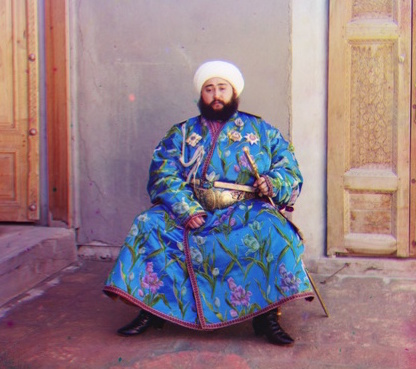
//> input picture src/ImageAlignment/images/image1.jpg, 416 x 369 px
$ ./image_alignment   (built with g++ and OpenCV 4)
//> lines starting //> are read from the running program, lines starting //| are printed output that depends on the picture
/**
 * OpenCV Image Alignment  Example
 *
 * Copyright 2015 by Satya Mallick <spmallick@learnopencv.com>
 *
 */

#include "opencv2/opencv.hpp"

using namespace cv;
using namespace std;

Mat GetGradient(Mat src_gray)
{
    Mat grad_x, grad_y;
    Mat abs_grad_x, abs_grad_y;

    int scale = 1;
    int delta = 0;
    int ddepth = CV_32FC1;
    ;

    // Calculate the x and y gradients using Sobel operator

    Sobel(src_gray, grad_x, ddepth, 1, 0, 3, scale, delta, BORDER_DEFAULT);
    convertScaleAbs(grad_x, abs_grad_x);

    Sobel(src_gray, grad_y, ddepth, 0, 1, 3, scale, delta, BORDER_DEFAULT);
    convertScaleAbs(grad_y, abs_grad_y);

    // Combine the two gradients
    Mat grad;
    addWeighted(abs_grad_x, 0.5, abs_grad_y, 0.5, 0, grad);

    return grad;
}

int main(int argc, char **argv)
{

    // Read 8-bit color image.
    // This is an image in which the three channels are
    // concatenated vertically.
    Mat im = imread("images/image1.jpg", IMREAD_GRAYSCALE);
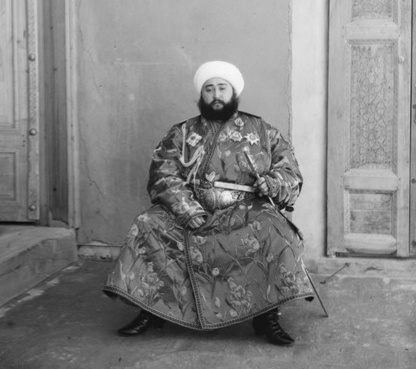
//> im: 369 rows x 416 cols, CV_8UC1; min 8, max 248, mean 131.8

    // Find the width and height of the color image
    Size sz = im.size();
//> sz = Size(416, 369)
    int height = sz.height / 3;
//> height = 123
    int width = sz.width;
//> width = 416

    // Extract the three channels from the gray scale image
    vector<Mat> channels;
    channels.push_back(im(Rect(0, 0, width, height)));
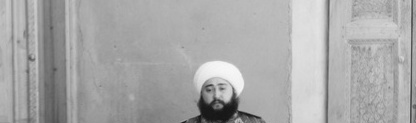
//> channels[0]: 123 rows x 416 cols, CV_8UC1; min 20, max 248, mean 168.6
    channels.push_back(im(Rect(0, height, width, height)));
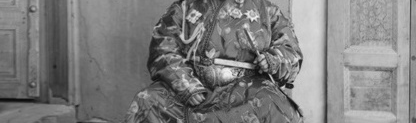
//> channels[1]: 123 rows x 416 cols, CV_8UC1; min 10, max 242, mean 125.7
    channels.push_back(im(Rect(0, 2 * height, width, height)));
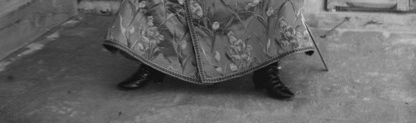
//> channels[2]: 123 rows x 416 cols, CV_8UC1; min 8, max 214, mean 101

    // Merge the three channels into one color image
    Mat im_color;
    merge(channels, im_color);
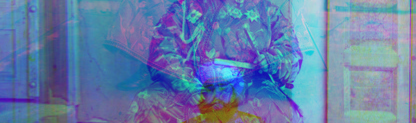
//> im_color: 123 rows x 416 cols, CV_8UC3; mean B, G, R 168.6, 125.7, 101

    // Set space for aligned image.
    vector<Mat> aligned_channels;
    aligned_channels.push_back(Mat(height, width, CV_8UC1));
    aligned_channels.push_back(Mat(height, width, CV_8UC1));

    // The blue and green channels will be aligned to the red channel.
    // So copy the red channel
    aligned_channels.push_back(channels[2].clone());
//> aligned_channels[0]: 123 rows x 416 cols, CV_8UC1; every value is 0

    // Define motion model
    const int warp_mode = MOTION_AFFINE;

    // Set space for warp matrix.
    Mat warp_matrix;

    // Set the warp matrix to identity.
    if (warp_mode == MOTION_HOMOGRAPHY)
        warp_matrix = Mat::eye(3, 3, CV_32F);
    else
        warp_matrix = Mat::eye(2, 3, CV_32F);

    // Set the stopping criteria for the algorithm.
    int number_of_iterations = 5000;
    double termination_eps = 1e-10;

    TermCriteria criteria(TermCriteria::COUNT + TermCriteria::EPS,
                          number_of_iterations, termination_eps);

    // Warp the blue and green channels to the red channel
    for (int i = 0; i < 2; i++)
    {

//> (the run ends here: the program stops with an error, at `double cc = findTransformECC(`)

$ run again, with src/ImageAlignment/images/image2.jpg copied over src/ImageAlignment/images/image1.jpg
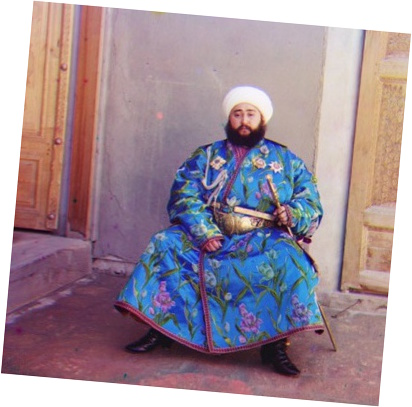
//> input picture src/ImageAlignment/images/image2.jpg, 412 x 407 px
